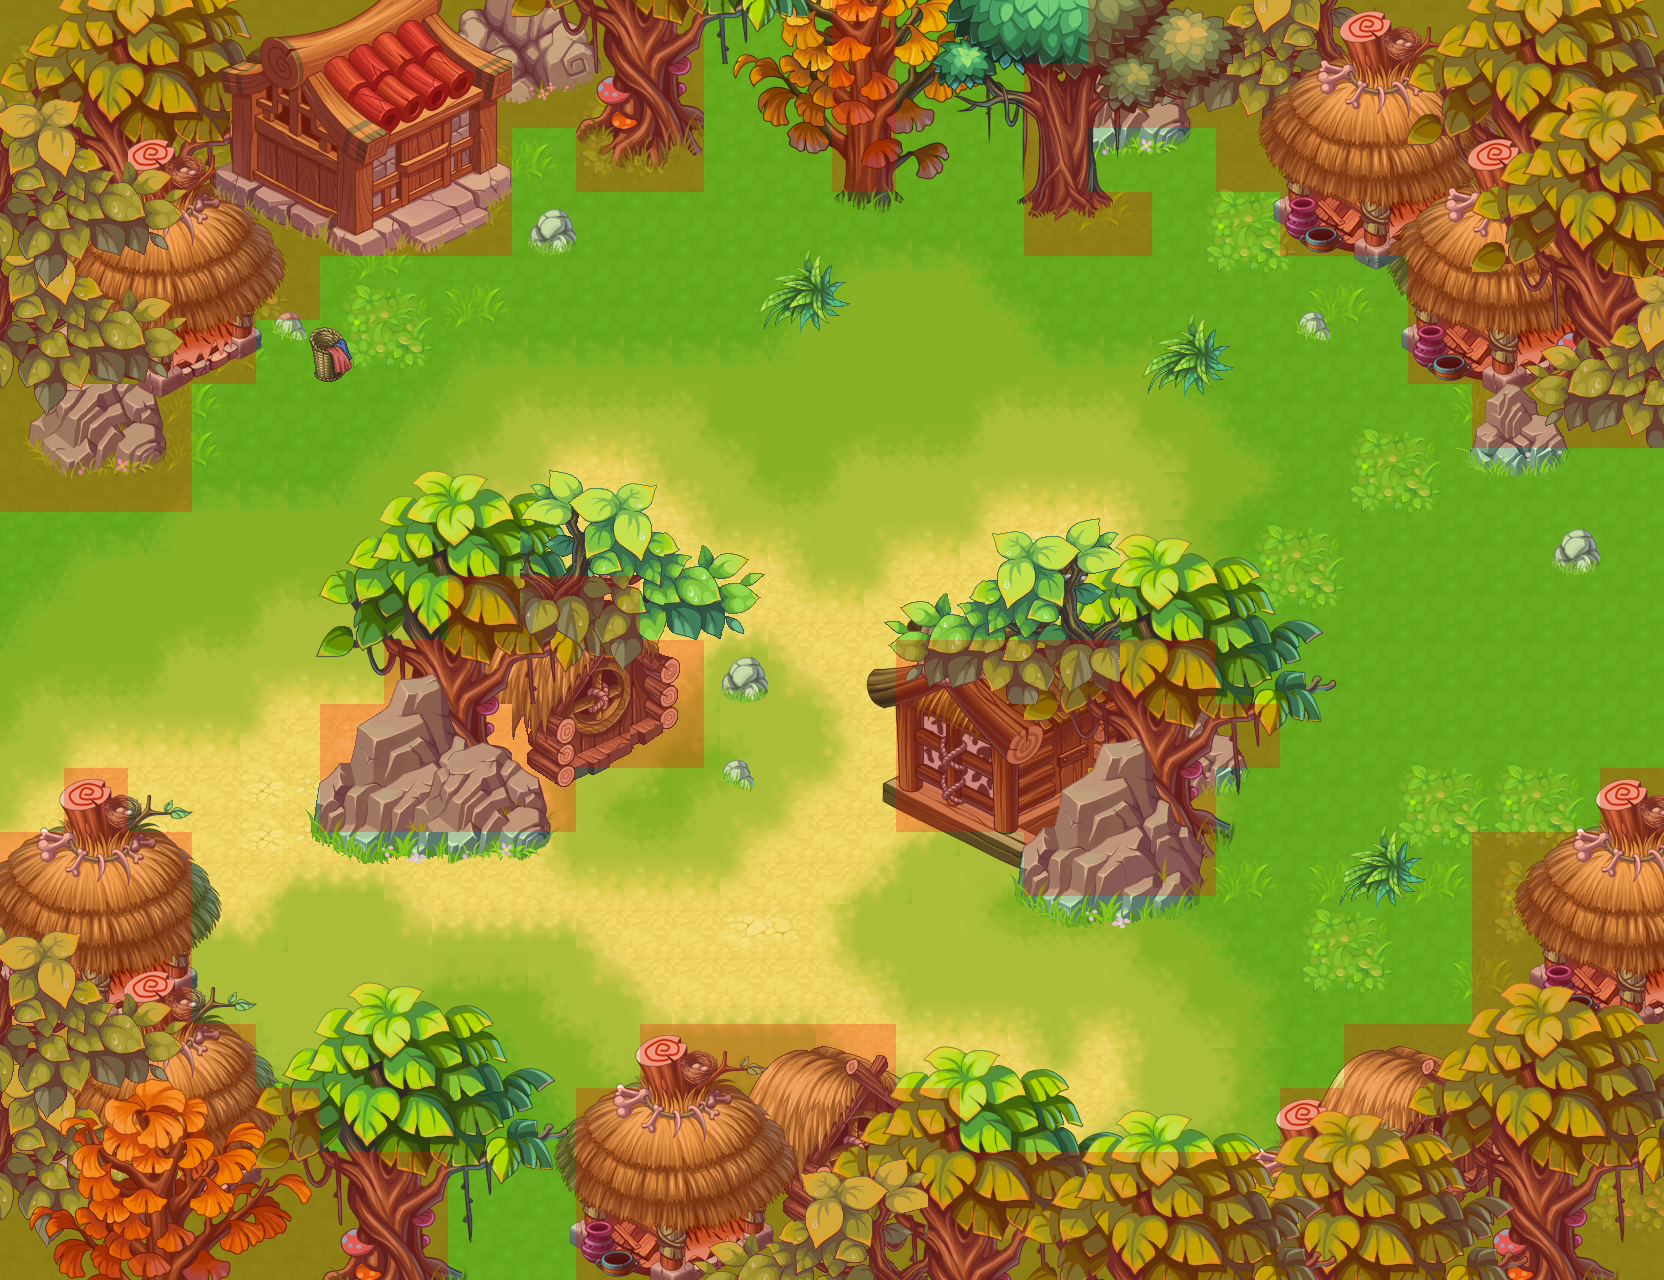

Tiled map render using the project's own tile images. Description and the map definition, with tile-layer contents summarised, below:
An orthogonal 26x20 tile map with 64x64 px tiles, 7 tile layers (Background, FirstLayer, SecondLayer, ThirdLayer, ...), 3 tilesets.

<map version="1.0" orientation="orthogonal" width="26" height="20" tilewidth="64" tileheight="64">
 <tileset firstgid="1" name="fight" tilewidth="64" tileheight="64">
  <image source="fight.png" width="1680" height="1280" />
 </tileset>
 <tileset firstgid="521" name="map2" tilewidth="64" tileheight="64">
  <image source="map.png" width="1664" height="1280" />
 </tileset>
 <tileset firstgid="1041" name="collidablesTileSet" tilewidth="64" tileheight="64">
  <image source="collidablesTileSet.png" width="192" height="64" />
  <tile id="0">
   <properties>
    <property name="collidable" value="true" />
   </properties>
  </tile>
 </tileset>
 <layer name="Background" width="26" height="20">
  <properties>
   <property name="cc_vertexz" value="-1000" />
  </properties>
  <data>[520 cells, 520 non-empty, 520 distinct tile ids]</data>
 </layer>
 <layer name="FirstLayer" width="26" height="20">
  <properties>
   <property name="cc_vertexz" value="-1000" />
  </properties>
  <data>[520 cells, 232 non-empty, 146 distinct tile ids]</data>
 </layer>
 <layer name="SecondLayer" width="26" height="20">
  <properties>
   <property name="cc_vertexz" value="-1000" />
  </properties>
  <data>[520 cells, 210 non-empty, 119 distinct tile ids]</data>
 </layer>
 <layer name="ThirdLayer" width="26" height="20">
  <properties>
   <property name="cc_vertexz" value="automatic" />
  </properties>
  <data>[520 cells, 113 non-empty, 73 distinct tile ids]</data>
 </layer>
 <layer name="FourthLayer" width="26" height="20">
  <properties>
   <property name="cc_vertexz" value="automatic" />
  </properties>
  <data>[520 cells, 88 non-empty, 54 distinct tile ids]</data>
 </layer>
 <layer name="FifthLayer" width="26" height="20">
  <properties>
   <property name="cc_vertexz" value="automatic" />
  </properties>
  <data>[520 cells, 62 non-empty, 53 distinct tile ids]</data>
 </layer>
 <layer name="collidable" width="26" height="20">
  <data>[520 cells, 239 non-empty, 1 distinct tile ids]</data>
 </layer>
</map>
